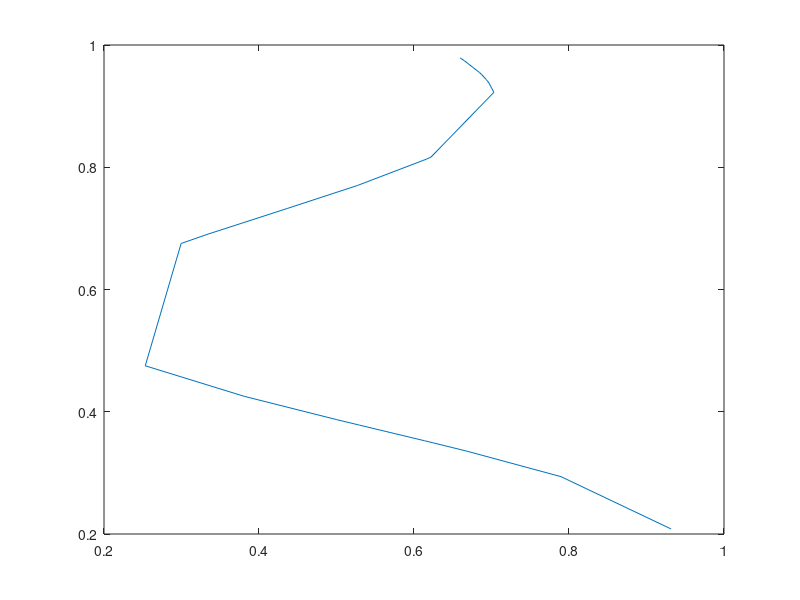

Write the MATLAB code that produced this figure. (Note: this script raises an error after producing the figure.)
clear all
clc

% Programmed with MATLAB online 

%% % Main task 
% Multi-Layer Perceptron algorithm
% 2-layer perceptron.
% 1 hidden layer with 6 neurons with sigmoidal activation functions.
% 1 output layer has one summation neuron with linear activation function.

% Perceptron input: random generater 22 parameters with values from 0 to 1
x1 = sort(rand(1, 22), 'ascend');

% Perceptron response function
pi = 3.14;
d = (1 + 0.6*sin(2*pi*x1/0.7) + 0.3*sin(2*pi*x1)) / 2;

figure(1)
plot(d, x1);

% % Set weights and biases

% Weights of hidden layer neurons w11 = w1x(1) -> w16 = w1x(6)
w1x = randn(1, 6);

% Biases of hidden layer neurons b11 = b1x(1) -> b16 = b1x(6)
b1x = randn(1, 6);

% Weights of output layer neuron w21 = w2x(1) -> w26 = w2x(6)
w2x = randn(1, 6);

% Biase of output layer neuron
b21 = randn(1);

% All neurons weights and biases update step
n = 0.1;

% Training cycle count
% Didinant žingsnį didėja tikslumas
epochs = 200000;

cycle = 0;

% % Multi-layered perceptron training using Backpropagation algorithm
while cycle < epochs

    % Output layer summation neuron linear activation function y = y21*w21 +  y22*w22 + y23*w23 + y24*w24 + y25*w25 + y26*w26 
    y = zeros(1, 22);

    % Error array
    e = zeros(1, 22);

    for i=1:22

        % Output layer summation neuron linear activation function calculation
        for j=1:6
            v = v1x(w1x(j), x1(i), b1x(j));
            y(i) = y(i) + y2x(v)*w2x(j);
        end
        y(i) = y(i) + b21;

        % Error calculation
        e(i) = d(i) - y(i);
        
        % Output neuron weights and bias updates
        for j=1:6
            v = v1x(w1x(j), x1(i), b1x(j));
            w2x(j) = w2x(j) + n*e(i)*y2x(v);
        end

        b21 = b21 + n*e(i)*1;
    
        % Hidden neurons weights and biases updates depending on output leyer neuron weights
        for j=1:6
            v = v1x(w1x(j), x1(i), b1x(j));
            delta = y2x(v)*(1-y2x(v))*e(i)*w2x(j);
            w1x(j) = w1x(j) + n*delta*x1(i);
            b1x(j) = b1x(j) + n*delta;
        end
    
    end

    cycle = cycle + 1;
end

% % Multi-layered perceptron testing
y = zeros(1, 22);

for i=1:22
    for j=1:6
        v = v1x(w1x(j), x1(i), b1x(j));
        y(i) = y(i) + y2x(v)*w2x(j);
    end
    y(i) = y(i) + b21;
end

figure(2)
plot(y, x1);

%% Additional task
% Same as main task, except Perceptron has two inputs

% Perceptron input: random generater 22 parameters with values from 0 to 1
x2 = sort(rand(1, 22), 'ascend');

% Perceptron response function
d = (1 + 0.6*sin(2*pi*x1/0.7) + 0.3*sin(2*pi*x2)) / 2;

figure(3)
plot(d, x1);

% Weights of hidden layer neurons w111 = w11x(1) -> w116 = w11x(6)
w11x = randn(1, 6);

% Weights of hidden layer neurons w121 = w12x(1) -> w126 = w12x(6)
w12x = randn(1, 6);

% Biases of hidden layer neurons b11 = b1x(1) -> b16 = b1x(6)
b1x = randn(1, 6);

% Weights of output layer neuron w21 = w2x(1) -> w26 = w2x(6)
w2x = randn(1, 6);

% Biase of output layer neuron
b21 = randn(1);

cycle = 0;

% % Multi-layered perceptron training using Backpropagation algorithm
while cycle < epochs

    % Output layer summation neuron linear activation function y = y21*w21 +  y22*w22 + y23*w23 + y24*w24 + y25*w25 + y26*w26 
    y = zeros(1, 22);

    % Error array
    e = zeros(1, 22);

    for i=1:22

        % Output layer summation neuron linear activation function calculation
        for j=1:6
            v = Av1x(w11x(j), x1(i), w12x(j), x2(i), b1x(j));
            y(i) = y(i) + y2x(v)*w2x(j);
        end
        y(i) = y(i) + b21;

        % Error calculation
        e(i) = d(i) - y(i);
        
        % Output neuron weights and bias updates
        for j=1:6
            v = Av1x(w11x(j), x1(i), w12x(j), x2(i), b1x(j));
            w2x(j) = w2x(j) + n*e(i)*y2x(v);
        end

        b21 = b21 + n*e(i)*1;
    
        % Hidden neurons weights and biases updates depending on output leyer neuron weights
        for j=1:6
            v = Av1x(w11x(j), x1(i), w12x(j), x2(i), b1x(j));
            delta = y2x(v)*(1-y2x(v))*e(i)*w2x(j);
            w11x(j) = w11x(j) + n*delta*x1(i);
            w12x(j) = w12x(j) + n*delta*x2(i);
            b1x(j) = b1x(j) + n*delta;
        end
    
    end

    cycle = cycle + 1;
end

% % Multi-layered perceptron testing
y = zeros(1, 22);

for i=1:22
    for j=1:6
        v = Av1x(w11x(j), x1(i), w12x(j), x2(i), b1x(j));
        y(i) = y(i) + y2x(v)*w2x(j);
    end
    y(i) = y(i) + b21;
end

figure(4)
plot(y, x1);

%% Functions
% Main task: hidden layer neurons input function v11 -> v16 
function result = v1x(w1x, x1, b1x)
    result = x1*w1x + b1x;
end

% Main task: hidden layer neurons activation function y21 -> y26 
function result = y2x(v1x)
    result = 1 / (1 + exp((-1)*v1x));
end

% Additional task: hidden layer neurons input function v11 -> v16 
function result = Av1x(w11x, x1, w12x, x2, b1x)
    result = x1*w11x + x2*w12x + b1x;
end


